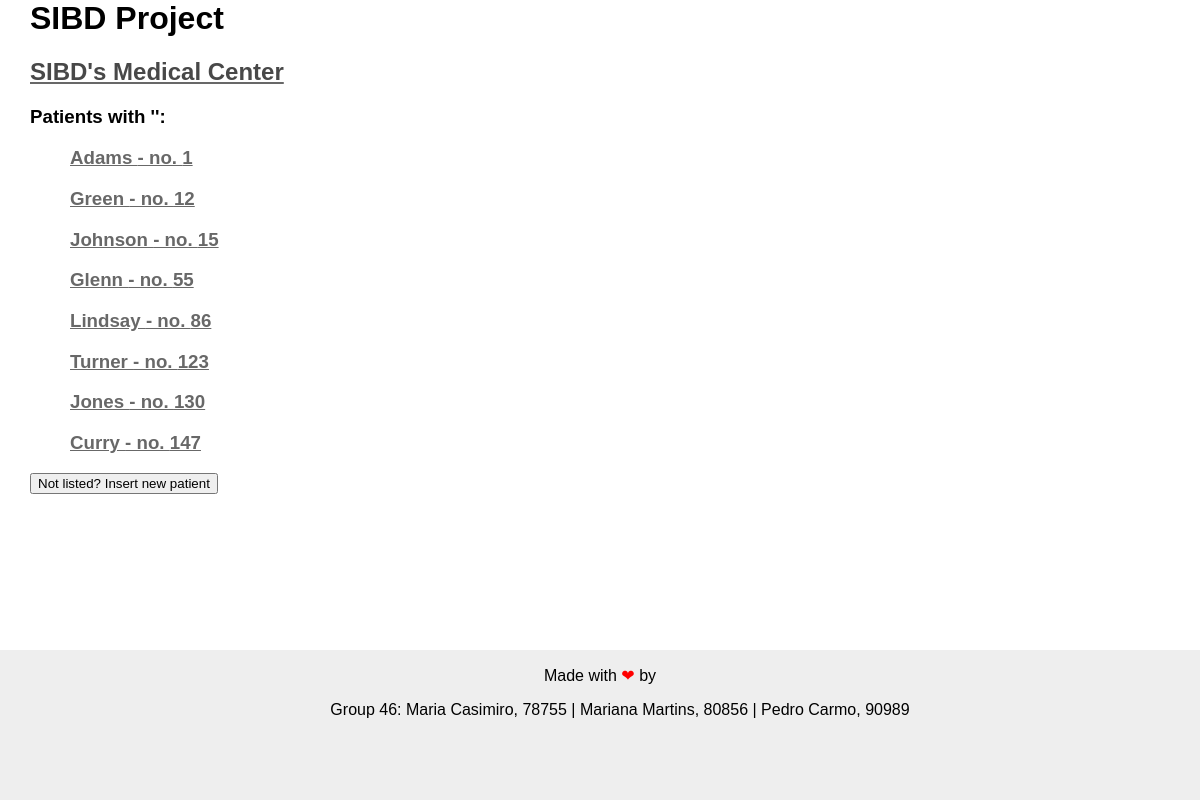
The app's page /patient/look_for_patient.php with its own data.
### tables this page shows
CREATE TABLE Patient(
    p_number    integer,
    name        varchar(255),
    birthday    date,
    address     varchar(255),
    primary key(p_number)
);

### patient/look_for_patient.php (the view, shortened to what this page needs)
<html>
    <head>
        <link rel="stylesheet" type="text/css" href="../css/style.css">
    </head>
    <body>
<?php include '../header.php';?>
<?php include '../database/db.php';?>
<?php
    $patient_name = $_REQUEST['patient_name'];
    $sql = "SELECT  name, p_number
            FROM    Patient
            WHERE   name like '%$patient_name%'";
    $result = $connection->query($sql);
    $nrows = $result->rowCount();
    if($nrows == 0){
        echo("<script>$('#insert_patient').show()</script>
              <h3 style='color:red'>There is no patient named $patient_name</h3>
            ");
    }
    else {
        echo("<div id='listed'>");
        echo("<h3>Patients with '$patient_name':</h3>");
        echo("<ul>");
        foreach ($result as $row) {
            $p_name = $row['name'];
            $p_number = $row['p_number'];
            echo("<li><h3><a href='patient.php?number=$p_number'>$p_name - no. $p_number</a></h3></li>");
        }
        echo("</ul>");
        echo("<button type='button' onclick='show_insert_patient()'>Not listed? Insert new patient</button>");
        echo("</div>");
    }
?>
<?php include '../footer.php';?>
    </body>
</html>

### header.php
<?php
	echo "
		<div id='wrapper'>
			<div id='header'>
	        	<h1>SIBD Project</h1>
	        	<h2><a style='color:#484848;' href='../index.php'><span style='color:#484848'>SIBD's Medical Center</span></a></h2>
	      	</div>
	      	<div id='content'>
	";
?>

### footer.php
<?php
	echo "
			</div>
			<div id='footer'>
			  <p>Made with <span style='color:red'>❤</span> by </p>
			  <ul>
			    <li>
			      <p>Group 46: Maria Casimiro, 78755 | Mariana Martins, 80856 | Pedro Carmo, 90989</p>
			    </li>
			  </ul>
			</div>
		</div>
	";
?>

### css/style.css (style rules this page uses)
html, body { font-family: Verdana, Geneva, sans-serif; margin: 0; padding: 0; height: 100%; }
#wrapper { padding-left: 30px; min-height: 100%; position: relative; }
#content { padding-bottom: 150px; }
#footer { background:#eeeeee; text-align:center; width: 100%; height: 150px; position: absolute; bottom: 0; left: 0; }
ul { list-style-type: none; }
ul h3 { color:#686868; }
a { color:#686868; text-decoration-color: #686868; }

### records on screen
patient: name "Adams", p_number "1"
patient: name "Green", p_number "12"
patient: name "Johnson", p_number "15"
patient: name "Glenn", p_number "55"
patient: name "Lindsay", p_number "86"
patient: name "Turner", p_number "123"
patient: name "Jones", p_number "130"
patient: name "Curry", p_number "147"
